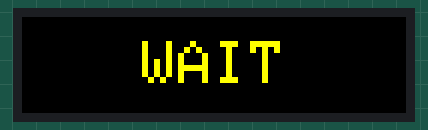
Simulated run of this sketch. Board: ESP32. On the bench: 64×16 colour display. What the sketch prints to the serial monitor is not drawn.

Above: at 1.2 s.

The sketch:

esp32_slave10_v2_0.ino
```cpp
/*
  ╔══════════════════════════════════════════════════════════════╗
  ║  Slave 10  v2.0  —  Quarter  BOTTOM row                     ║
  ║  Hardware : 2 × P10 panels in one row  →  64 × 16 px        ║
  ╠══════════════════════════════════════════════════════════════╣
  ║  Draws "Q1".."Q4" or "OT" at size 3, cursor y=-16 so the    ║
  ║  bottom 8 px of the 24-px glyph appear on this panel.       ║
  ║  Q and digit both size 3 (same as Slave 9 top row).         ║
  ║  Color: YELLOW                                              ║
  ╚══════════════════════════════════════════════════════════════╝
*/

#define PxMATRIX_SPI_FREQUENCY 10000000
#include <PxMatrix.h>
#include <esp_now.h>
#include <WiFi.h>
#include "esp_wifi.h"

#define P_LAT  5
#define P_A   19
#define P_B   23
#define P_C   18
#define P_OE   4

PxMATRIX display(64, 16, P_LAT, P_OE, P_A, P_B, P_C);

uint8_t  display_draw_time = 30;
uint16_t C_BLACK, C_YELLOW;

static unsigned long lastScan = 0;
void scanIfNeeded() {
    unsigned long now = micros();
    if ((long)(now - lastScan) >= 2000) { display.display(display_draw_time); lastScan = now; }
}
void waitMs(long ms) {
    long end = (long)millis() + ms;
    while ((long)(millis() - end) < 0) scanIfNeeded();
}

typedef struct __attribute__((packed)) {
    char eventName[32]; char teamA[16]; char teamB[16];
    int  scoreA, scoreB, clockSecs, clockTenths, quarter;
    char possession;
    int  foulsA, foulsB, timeoutsA, timeoutsB, screenMask;
    int  clockRunning, shotSecs, shotTenths, shotRunning, eventScroll;
} BoardData;

BoardData rxBuf; volatile bool newData = false; bool connected = false;

void onReceive(const uint8_t* mac, const uint8_t* data, int len) {
    if (len == 1 && data[0] == 0xAA) { ESP.restart(); return; }
    if (len == sizeof(BoardData)) { memcpy(&rxBuf, data, sizeof(rxBuf)); newData = true; }
}

void getQuarterStr(int quarter, char* buf, int bufLen) {
    if (quarter >= 5) snprintf(buf, bufLen, "OT");
    else              snprintf(buf, bufLen, "Q%d", quarter);
}

void drawBottom(int quarter) {
    display.fillRect(0, 0, 64, 16, C_BLACK);
    display.setTextWrap(false);
    display.setTextSize(3);
    display.setTextColor(C_YELLOW);
    char buf[4];
    getQuarterStr(quarter, buf, sizeof(buf));
    int tw = (int)strlen(buf) * 18;
    display.setCursor((64 - tw) / 2, -8);  // glyph rows 8-23 visible (bottom 16 px)
    display.print(buf);
}

void showWait() {
    display.fillRect(0, 0, 64, 16, C_BLACK);
    display.setTextWrap(false);
    display.setTextSize(1);
    display.setTextColor(C_YELLOW);
    display.setCursor(20, 4);
    display.print("WAIT");
}

void setup() {
    delay(1000);
    Serial.begin(115200);
    display.begin(8);
    delay(100);
    C_BLACK  = display.color565(  0,   0,   0);
    C_YELLOW = display.color565(255, 255,   0);
    display.clearDisplay();
    display.setBrightness(150);
    display.setTextWrap(false);
    display.setRotation(0);
    showWait();
    WiFi.mode(WIFI_STA);
    esp_wifi_set_ps(WIFI_PS_NONE);
    Serial.print("Slave10 MAC: "); Serial.println(WiFi.macAddress());
    memset(&rxBuf, 0, sizeof(rxBuf));
    if (esp_now_init() != ESP_OK) {
        Serial.println("ESP-NOW FAILED");
    } else {
        esp_now_register_recv_cb(onReceive);
        Serial.println("Slave 10 v2.0 ready — 64x16 Quarter bottom row");
    }
}

void loop() {
    scanIfNeeded();
    if (!newData) return;
    newData = false;
    if (!connected) { connected = true; Serial.println("Master connected"); }
    drawBottom(rxBuf.quarter);
}
```
